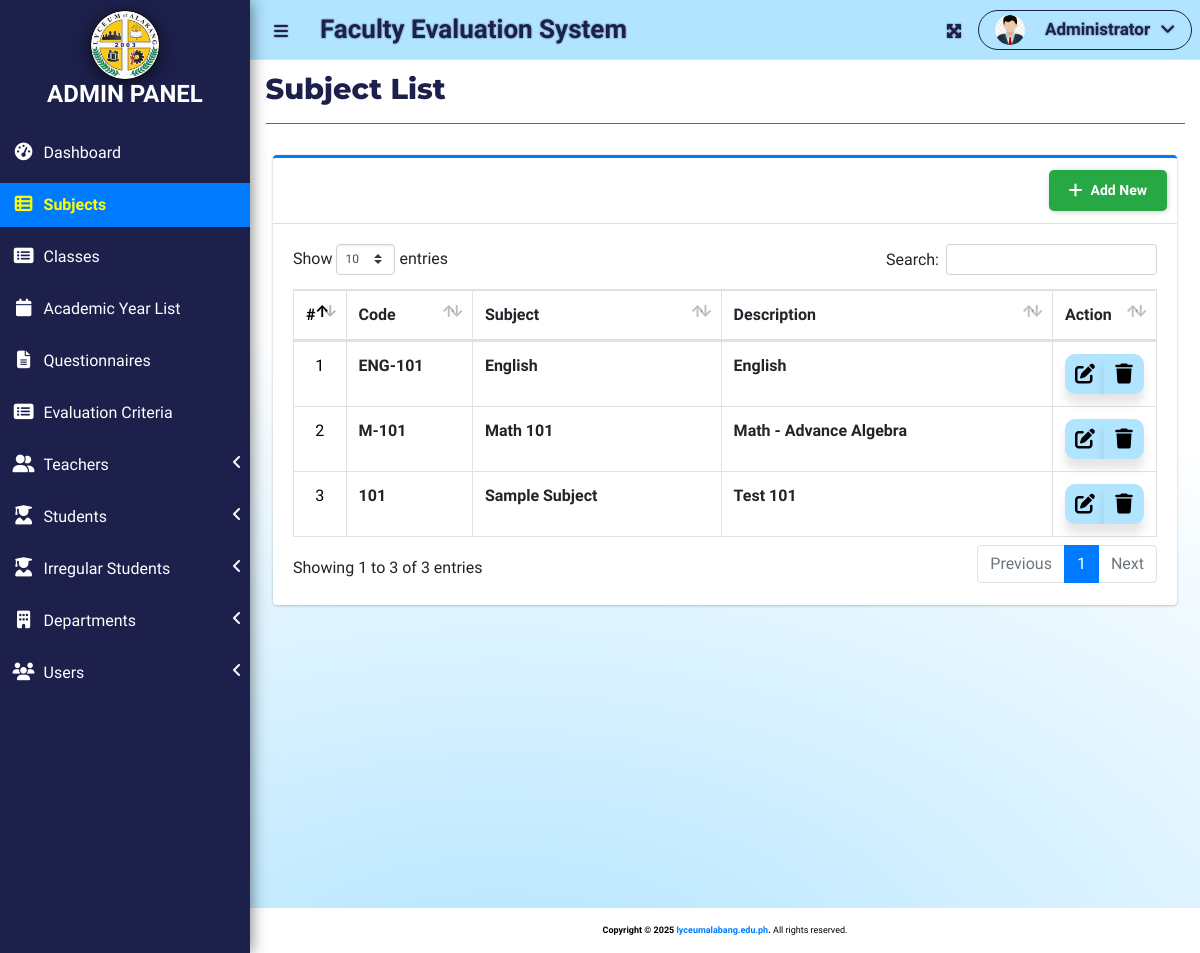
Before: /index.php?page=subject_list (signed in) with the older database file.
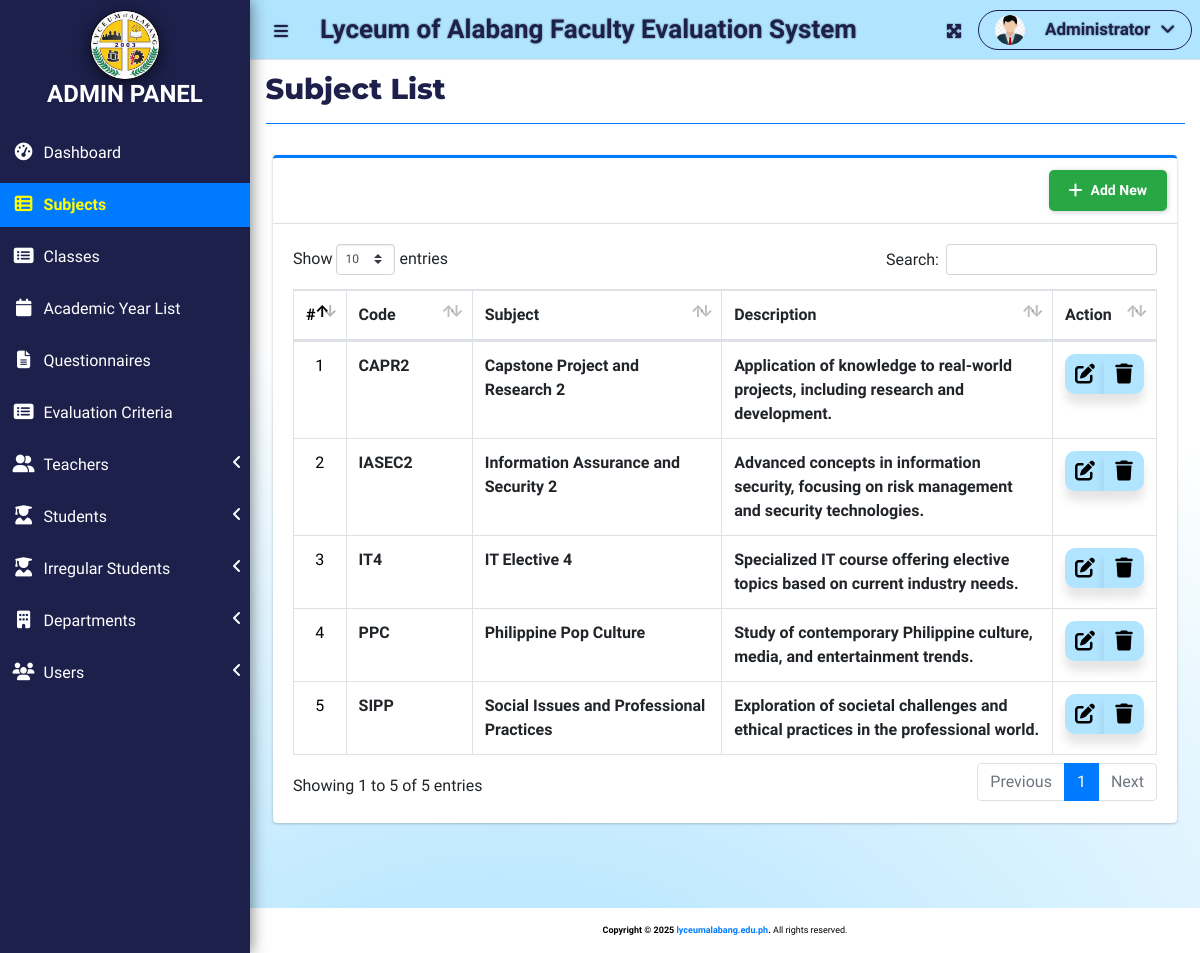
After: the same page with the newer database file.
### tables this page shows
CREATE TABLE `subject_list` (
  `id` int(30) NOT NULL,
  `code` varchar(50) NOT NULL,
  `subject` text NOT NULL,
  `description` text NOT NULL
);

### admin/subject_list.php (the view, shortened to what this page needs)
<?php include 'db_connect.php'; ?>
<div class="col-lg-12">
  <div class="card card-outline card-primary">
    <div class="card-header">
      <div class="card-tools">
        <a class="btn new_subject" href="javascript:void(0)">
          <i class="fa fa-plus"></i>
          <span class="text">Add New</span>
        </a>
      </div>
    </div>
    <div class="card-body">
      <table class="table table-hover table-bordered" id="list">
        <colgroup>
          <col width="5%">
          <col width="15%">
          <col width="30%">
          <col width="40%">
          <col width="15%">
        </colgroup>
        <thead>
          <tr>
            <th class="text-center counter">#</th>
            <th>Code</th>
            <th>Subject</th>
            <th>Description</th>
            <th>Action</th>
          </tr>
        </thead>
        <tbody>
          <?php
          $i = 1;
          $qry = $conn->query("SELECT * FROM subject_list ORDER BY subject ASC");
          while($row = $qry->fetch_assoc()):
          ?>
          <tr>
            <td class="text-center counter"><?php echo $i++; ?></td>
            <td><b><?php echo htmlspecialchars($row['code']); ?></b></td>
            <td><b><?php echo htmlspecialchars($row['subject']); ?></b></td>
            <td><b><?php echo htmlspecialchars($row['description']); ?></b></td>
            <td class="text-center">
              <div class="btn-group">
                <a href="javascript:void(0)" data-id="<?php echo $row['id']; ?>" class="btn manage_subject">
                  <span class="edit-icon"><i class="fas fa-edit"></i></span>
                </a>
                <button type="button" class="btn delete_subject" data-id="<?php echo $row['id']; ?>">
                  <span class="edit-icon"><i class="fas fa-trash"></i></span>
                </button>
              </div>
            </td>
          </tr>
          <?php endwhile; ?>
        </tbody>
      </table>
    </div>
  </div>
</div>

### topbar.php (shortened to what this page needs)
  <nav class="main-header navbar navbar-expand ">
    <ul class="navbar-nav">
    <?php if(isset($_SESSION['login_id'])): ?>
      <li class="nav-item">
        <a class="nav-link" data-widget="pushmenu" href="" role="button"><i class="fas fa-bars" style="color: #1C204B;"></i></a>
      </li>
    <?php endif; ?>
      <li>
      <a class="nav-link Custom-Loa" href="./" role="button" style="color: #1C204B; font-weight: 900;"> <large><b><?php echo $_SESSION['system']['name'] ?></b></large></a>
      </li>
    </ul>
    <ul class="navbar-nav ml-auto">
      <li class="nav-item">
        <a class="nav-link" data-widget="fullscreen" href="#" role="button">
          <i class="fas fa-expand-arrows-alt" style="color: #1C204B;"></i>
        </a>
      </li>
     <li class="nav-item dropdown">
     <a class="nav-link custom-nav-link" data-toggle="dropdown" aria-expanded="true" href="javascript:void(0)">
  <span>
    <img src="assets/uploads/<?php echo $_SESSION['login_avatar'] ?>" alt="" class="user-img">
    <b class="text"><?php echo ucwords($_SESSION['login_firstname']) ?></b>
    <span class="fa fa-angle-down"></span>
  </span>
</a>
      </li>
    </ul>
  </nav>

Changed rows visible on the page:
removed subject_list: code "ENG-101", subject "English", description "English"
removed subject_list: code "M-101", subject "Math 101", description "Math - Advance Algebra"
removed subject_list: code "101", subject "Sample Subject", description "Test 101"
added subject_list: code "CAPR2", subject "Capstone Project and Research 2", description "Application of knowledge to real-world projects, including research and development."
added subject_list: code "IASEC2", subject "Information Assurance and Security 2", description "Advanced concepts in information security, focusing on risk management and security technologies."
added subject_list: code "IT4", subject "IT Elective 4", description "Specialized IT course offering elective topics based on current industry needs."
added subject_list: code "PPC", subject "Philippine Pop Culture", description "Study of contemporary Philippine culture, media, and entertainment trends."
added subject_list: code "SIPP", subject "Social Issues and Professional Practices", description "Exploration of societal challenges and ethical practices in the professional world."
Other visible differences:
$_SESSION['system']['name']: "Faculty Evaluation System" → "Lyceum of Alabang Faculty Evaluation System"
text written by a page script: "Show entries Search: Showing 1 to 3 of 3 entries Previous 1 Next" → "Show entries Search: Showing 1 to 5 of 5 entries Previous 1 Next"
